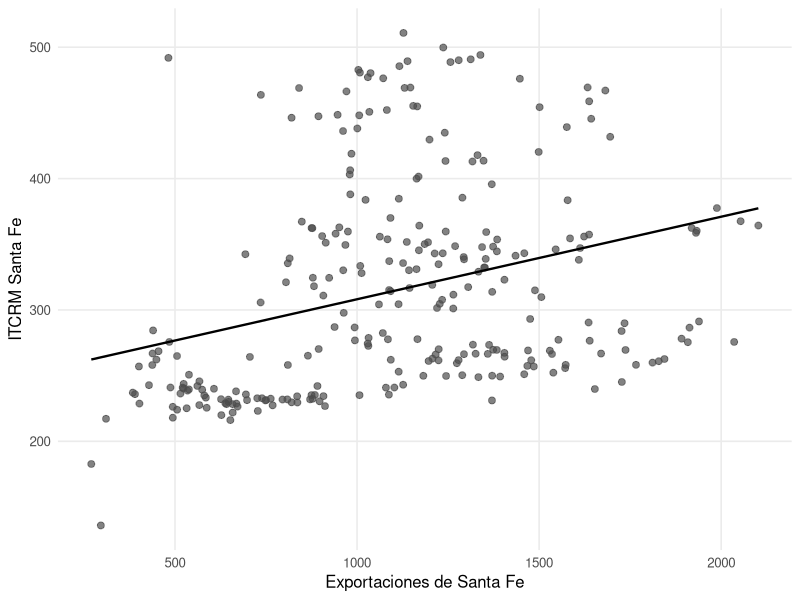
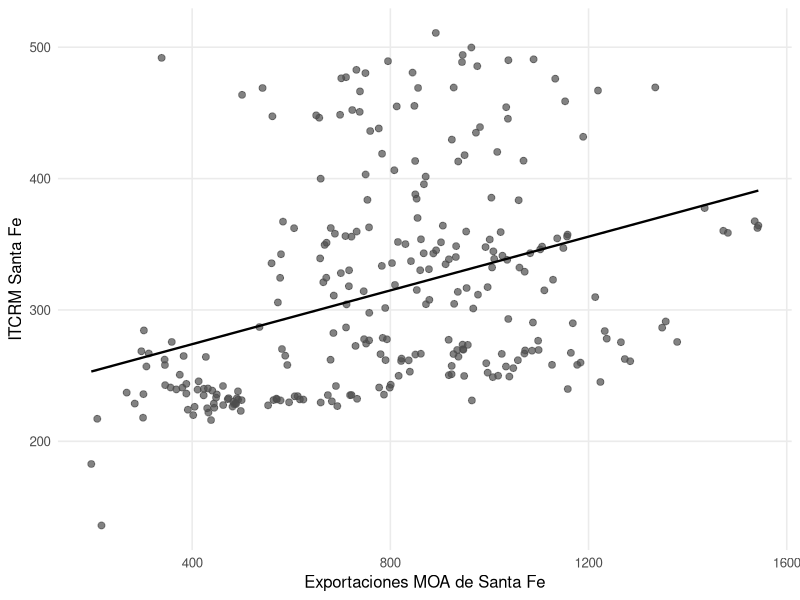
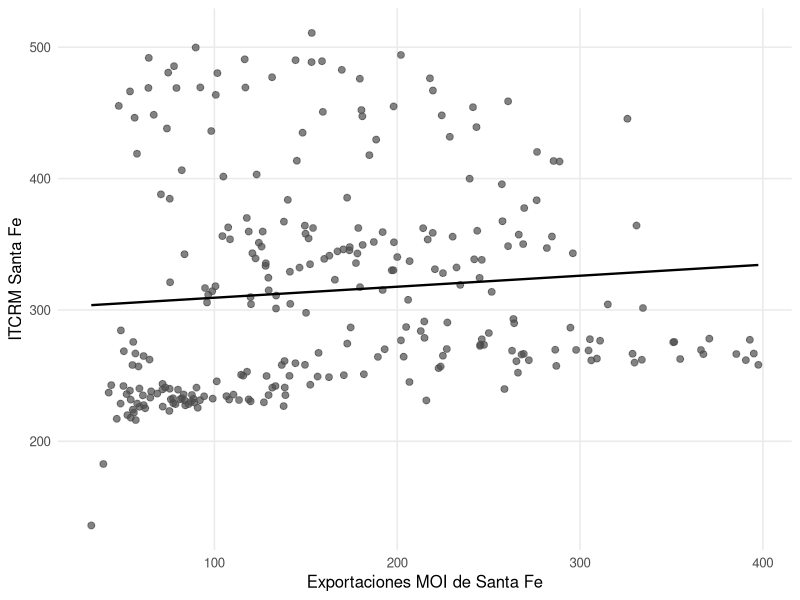
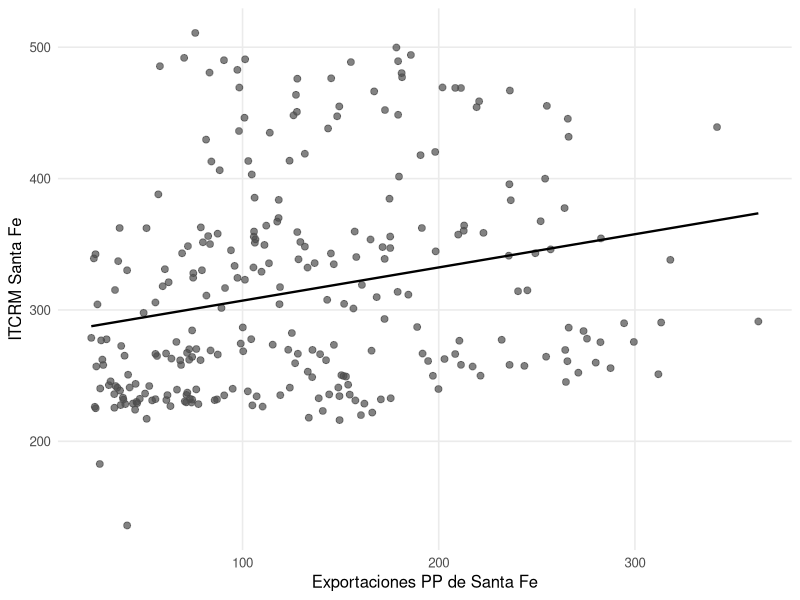

These charts were generated, in order, by the following R code:
#LIBRERIAS####
library(readxl)
library(dynlm)
library(ggplot2)
library(broom)
library(dplyr)
library(tidyr)
library(openxlsx)
#DATA ####
datos <- read_excel("data.xlsx",
                    sheet = "Sheet1",
                    range = "A3:W279")

attach(datos)
#DESCRIPTIVAS ####
## COEFICIENTES DE CORRELACION ####
### X_ARG VS ITCRM_ARG ####
cor(X_ARG    , ITCRM_ARG)
cor(X_PP_ARG , ITCRM_ARG)
cor(X_MOA_ARG, ITCRM_ARG)
cor(X_MOI_ARG, ITCRM_ARG)
cor(X_CYE_ARG, ITCRM_ARG)

### X_SFE VS ITCRM_ARG ####
cor(X_SFE     , ITCRM_ARG)
cor(X_PP_SFE  , ITCRM_ARG)
cor(X_MOA_SFE , ITCRM_ARG)
cor(X_MOI_SFE , ITCRM_ARG)
cor(X_CYE_SFE , ITCRM_ARG)

### X_SFE VS ITCRM_SFE ####
cor(X_SFE     , ITCRM_SFE)
cor(X_PP_SFE  , ITCRM_SFE)
cor(X_MOA_SFE , ITCRM_SFE)
cor(X_MOI_SFE , ITCRM_SFE)
cor(X_CYE_SFE , ITCRM_SFE)















## GRAFICOS DE DISPERSION ####
scatter_plot <- function(data, x_var, y_var, x_lab, y_lab) {
  
  ggplot(data, aes(x = {{ x_var }}, y = {{ y_var }})) +
    geom_point(
      color = "grey30",
      size = 2,
      alpha = 0.7
    ) +
    geom_smooth(
      method = "lm",
      se = FALSE,
      color = "black",
      linewidth = 0.8
    ) +
    labs(
      x = x_lab,
      y = y_lab
    ) +
    theme_minimal(base_size = 12) +
    theme(
      panel.grid.minor = element_blank()
    )
}

### X_SFE vs ITCRM_SFE ####
scatter_plot(
  data  = datos,
  x_var = X_SFE,      
  y_var = ITCRM_SFE,
  x_lab = "Exportaciones de Santa Fe",
  y_lab = "ITCRM Santa Fe"
)

scatter_plot(
  data  = datos,
  x_var = X_MOA_SFE,      
  y_var = ITCRM_SFE,
  x_lab = "Exportaciones MOA de Santa Fe",
  y_lab = "ITCRM Santa Fe"
)

scatter_plot(
  data  = datos,
  x_var = X_MOI_SFE,      
  y_var = ITCRM_SFE,
  x_lab = "Exportaciones MOI de Santa Fe",
  y_lab = "ITCRM Santa Fe"
)

scatter_plot(
  data  = datos,
  x_var = X_PP_SFE,      
  y_var = ITCRM_SFE,
  x_lab = "Exportaciones PP de Santa Fe",
  y_lab = "ITCRM Santa Fe"
)
# MODELOS SIMPLES ####
## X_ARG VS ITCRM_ARG ####
reg_X_ARG_ITCRM_ARG     <- lm(log(X_ARG)     ~ log(ITCRM_ARG))
reg_X_PP_ARG_ITCRM_ARG  <- lm(log(X_PP_ARG)  ~ log(ITCRM_ARG))
reg_X_MOA_ARG_ITCRM_ARG <- lm(log(X_MOA_ARG) ~ log(ITCRM_ARG))
reg_X_MOI_ARG_ITCRM_ARG <- lm(log(X_MOI_ARG) ~ log(ITCRM_ARG))
reg_X_CYE_ARG_ITCRM_ARG <- lm(log(X_CYE_ARG) ~ log(ITCRM_ARG))

summary(reg_X_ARG_ITCRM_ARG)
summary(reg_X_PP_ARG_ITCRM_ARG)
summary(reg_X_MOA_ARG_ITCRM_ARG)
summary(reg_X_MOI_ARG_ITCRM_ARG)
summary(reg_X_CYE_ARG_ITCRM_ARG)

## X_SFE VS ITCRM_SFE ####
reg_X_SFE_ITCRM_ARG     <- lm(log(X_SFE)     ~ log(ITCRM_ARG))
reg_X_PP_SFE_ITCRM_ARG  <- lm(log(X_PP_SFE)  ~ log(ITCRM_ARG))
reg_X_MOA_SFE_ITCRM_ARG <- lm(log(X_MOA_SFE) ~ log(ITCRM_ARG))
reg_X_MOI_SFE_ITCRM_ARG <- lm(log(X_MOI_SFE) ~ log(ITCRM_ARG))
reg_X_CYE_SFE_ITCRM_ARG <- lm(log(X_CYE_SFE) ~ log(ITCRM_ARG))

summary(reg_X_SFE_ITCRM_ARG)
summary(reg_X_PP_SFE_ITCRM_ARG)
summary(reg_X_MOA_SFE_ITCRM_ARG)
summary(reg_X_MOI_SFE_ITCRM_ARG)
summary(reg_X_CYE_SFE_ITCRM_ARG)

## X_SFE VS ITCRM_SFE ####
reg_X_SFE_ITCRM_SFE     <- lm(log(X_SFE)     ~ log(ITCRM_SFE))
reg_X_PP_SFE_ITCRM_SFE  <- lm(log(X_PP_SFE)  ~ log(ITCRM_SFE))
reg_X_MOA_SFE_ITCRM_SFE <- lm(log(X_MOA_SFE) ~ log(ITCRM_SFE))
reg_X_MOI_SFE_ITCRM_SFE <- lm(log(X_MOI_SFE) ~ log(ITCRM_SFE))
reg_X_CYE_SFE_ITCRM_SFE <- lm(log(X_CYE_SFE) ~ log(ITCRM_SFE))

summary(reg_X_SFE_ITCRM_SFE)
summary(reg_X_PP_SFE_ITCRM_SFE)
summary(reg_X_MOA_SFE_ITCRM_SFE)
summary(reg_X_MOI_SFE_ITCRM_SFE)
summary(reg_X_CYE_SFE_ITCRM_SFE)

# MODELO MULTIPLES ####
## X_ARG VS ITCRM_ARG + GEBC####
reg_X_ARG_ITCRM_ARG_GEBC     <- lm(log(X_ARG)     ~ log(ITCRM_ARG) + log(GEBC))
reg_X_PP_ARG_ITCRM_ARG_GEBC  <- lm(log(X_PP_ARG)  ~ log(ITCRM_ARG) + log(GEBC))
reg_X_MOA_ARG_ITCRM_ARG_GEBC <- lm(log(X_MOA_ARG) ~ log(ITCRM_ARG) + log(GEBC))
reg_X_MOI_ARG_ITCRM_ARG_GEBC <- lm(log(X_MOI_ARG) ~ log(ITCRM_ARG) + log(GEBC))
reg_X_CYE_ARG_ITCRM_ARG_GEBC <- lm(log(X_CYE_ARG) ~ log(ITCRM_ARG) + log(GEBC))

summary(reg_X_ARG_ITCRM_ARG_GEBC)
summary(reg_X_PP_ARG_ITCRM_ARG_GEBC)
summary(reg_X_MOA_ARG_ITCRM_ARG_GEBC)
summary(reg_X_MOI_ARG_ITCRM_ARG_GEBC)
summary(reg_X_CYE_ARG_ITCRM_ARG_GEBC)

## X_SFE VS ITCRM_ARG + GEBC####
reg_X_SFE_ITCRM_ARG_GEBC     <- lm(log(X_SFE)     ~ log(ITCRM_ARG) + log(GEBC))
reg_X_PP_SFE_ITCRM_ARG_GEBC  <- lm(log(X_PP_SFE)  ~ log(ITCRM_ARG) + log(GEBC))
reg_X_MOA_SFE_ITCRM_ARG_GEBC <- lm(log(X_MOA_SFE) ~ log(ITCRM_ARG) + log(GEBC))
reg_X_MOI_SFE_ITCRM_ARG_GEBC <- lm(log(X_MOI_SFE) ~ log(ITCRM_ARG) + log(GEBC))
reg_X_CYE_SFE_ITCRM_ARG_GEBC <- lm(log(X_CYE_SFE) ~ log(ITCRM_ARG) + log(GEBC))

summary(reg_X_SFE_ITCRM_ARG_GEBC)
summary(reg_X_PP_SFE_ITCRM_ARG_GEBC)
summary(reg_X_MOA_SFE_ITCRM_ARG_GEBC)
summary(reg_X_MOI_SFE_ITCRM_ARG_GEBC)
summary(reg_X_CYE_SFE_ITCRM_ARG_GEBC)

## X_SFE VS ITCRM_SFE + GEBC####
reg_X_SFE_ITCRM_SFE_GEBC     <- lm(log(X_SFE)     ~ log(ITCRM_SFE) + log(GEBC))
reg_X_PP_SFE_ITCRM_SFE_GEBC  <- lm(log(X_PP_SFE)  ~ log(ITCRM_SFE) + log(GEBC))
reg_X_MOA_SFE_ITCRM_SFE_GEBC <- lm(log(X_MOA_SFE) ~ log(ITCRM_SFE) + log(GEBC))
reg_X_MOI_SFE_ITCRM_SFE_GEBC <- lm(log(X_MOI_SFE) ~ log(ITCRM_SFE) + log(GEBC))
reg_X_CYE_SFE_ITCRM_SFE_GEBC <- lm(log(X_CYE_SFE) ~ log(ITCRM_SFE) + log(GEBC))

summary(reg_X_SFE_ITCRM_SFE_GEBC)
summary(reg_X_PP_SFE_ITCRM_SFE_GEBC)
summary(reg_X_MOA_SFE_ITCRM_SFE_GEBC)
summary(reg_X_MOI_SFE_ITCRM_SFE_GEBC)
summary(reg_X_CYE_SFE_ITCRM_SFE_GEBC)

## X_ARG VS ITCRM_ARG + API ####
reg_X_ARG_ITCRM_ARG_API     <- lm(log(X_ARG)     ~ log(ITCRM_ARG) + log(API))
reg_X_PP_ARG_ITCRM_ARG_API  <- lm(log(X_PP_ARG)  ~ log(ITCRM_ARG) + log(API))
reg_X_MOA_ARG_ITCRM_ARG_API <- lm(log(X_MOA_ARG) ~ log(ITCRM_ARG) + log(API))
reg_X_MOI_ARG_ITCRM_ARG_API <- lm(log(X_MOI_ARG) ~ log(ITCRM_ARG) + log(API))
reg_X_CYE_ARG_ITCRM_ARG_API <- lm(log(X_CYE_ARG) ~ log(ITCRM_ARG) + log(API))

summary(reg_X_ARG_ITCRM_ARG_API)
summary(reg_X_PP_ARG_ITCRM_ARG_API)
summary(reg_X_MOA_ARG_ITCRM_ARG_API)
summary(reg_X_MOI_ARG_ITCRM_ARG_API)
summary(reg_X_CYE_ARG_ITCRM_ARG_API)

## X_SFE VS ITCRM_ARG + API ####
reg_X_SFE_ITCRM_ARG_API     <- lm(log(X_SFE)     ~ log(ITCRM_ARG) + log(API))
reg_X_PP_SFE_ITCRM_ARG_API  <- lm(log(X_PP_SFE)  ~ log(ITCRM_ARG) + log(API))
reg_X_MOA_SFE_ITCRM_ARG_API <- lm(log(X_MOA_SFE) ~ log(ITCRM_ARG) + log(API))
reg_X_MOI_SFE_ITCRM_ARG_API <- lm(log(X_MOI_SFE) ~ log(ITCRM_ARG) + log(API))
reg_X_CYE_SFE_ITCRM_ARG_API <- lm(log(X_CYE_SFE) ~ log(ITCRM_ARG) + log(API))

summary(reg_X_SFE_ITCRM_ARG_API)
summary(reg_X_PP_SFE_ITCRM_ARG_API)
summary(reg_X_MOA_SFE_ITCRM_ARG_API)
summary(reg_X_MOI_SFE_ITCRM_ARG_API)
summary(reg_X_CYE_SFE_ITCRM_ARG_API)

## X_SFE VS ITCRM_SFE + API ####
reg_X_SFE_ITCRM_SFE_API     <- lm(log(X_SFE)     ~ log(ITCRM_SFE) + log(API))
reg_X_PP_SFE_ITCRM_SFE_API  <- lm(log(X_PP_SFE)  ~ log(ITCRM_SFE) + log(API))
reg_X_MOA_SFE_ITCRM_SFE_API <- lm(log(X_MOA_SFE) ~ log(ITCRM_SFE) + log(API))
reg_X_MOI_SFE_ITCRM_SFE_API <- lm(log(X_MOI_SFE) ~ log(ITCRM_SFE) + log(API))
reg_X_CYE_SFE_ITCRM_SFE_API <- lm(log(X_CYE_SFE) ~ log(ITCRM_SFE) + log(API))

summary(reg_X_SFE_ITCRM_SFE_API)
summary(reg_X_PP_SFE_ITCRM_SFE_API)
summary(reg_X_MOA_SFE_ITCRM_SFE_API)
summary(reg_X_MOI_SFE_ITCRM_SFE_API)
summary(reg_X_CYE_SFE_ITCRM_SFE_API)

## X_ARG VS ITCRM_ARG + GEBC + API ####
reg_X_ARG_ITCRM_ARG_G_E     <- lm(log(X_ARG)     ~ log(ITCRM_ARG) + log(GEBC) + log(API))
reg_X_PP_ARG_ITCRM_ARG_G_E  <- lm(log(X_PP_ARG)  ~ log(ITCRM_ARG) + log(GEBC) + log(API))
reg_X_MOA_ARG_ITCRM_ARG_G_E <- lm(log(X_MOA_ARG) ~ log(ITCRM_ARG) + log(GEBC) + log(API))
reg_X_MOI_ARG_ITCRM_ARG_G_E <- lm(log(X_MOI_ARG) ~ log(ITCRM_ARG) + log(GEBC) + log(API))
reg_X_CYE_ARG_ITCRM_ARG_G_E <- lm(log(X_CYE_ARG) ~ log(ITCRM_ARG) + log(GEBC) + log(API))

summary(reg_X_ARG_ITCRM_ARG_G_E)
summary(reg_X_PP_ARG_ITCRM_ARG_G_E)
summary(reg_X_MOA_ARG_ITCRM_ARG_G_E)
summary(reg_X_MOI_ARG_ITCRM_ARG_G_E)
summary(reg_X_CYE_ARG_ITCRM_ARG_G_E)

## X_SFE VS ITCRM_ARG + GEBC + API ####
reg_X_SFE_ITCRM_ARG_G_E     <- lm(log(X_SFE)     ~ log(ITCRM_ARG) + log(GEBC) + log(API))
reg_X_PP_SFE_ITCRM_ARG_G_E  <- lm(log(X_PP_SFE)  ~ log(ITCRM_ARG) + log(GEBC) + log(API))
reg_X_MOA_SFE_ITCRM_ARG_G_E <- lm(log(X_MOA_SFE) ~ log(ITCRM_ARG) + log(GEBC) + log(API))
reg_X_MOI_SFE_ITCRM_ARG_G_E <- lm(log(X_MOI_SFE) ~ log(ITCRM_ARG) + log(GEBC) + log(API))
reg_X_CYE_SFE_ITCRM_ARG_G_E <- lm(log(X_CYE_SFE) ~ log(ITCRM_ARG) + log(GEBC) + log(API))

summary(reg_X_SFE_ITCRM_ARG_G_E)
summary(reg_X_PP_SFE_ITCRM_ARG_G_E)
summary(reg_X_MOA_SFE_ITCRM_ARG_G_E)
summary(reg_X_MOI_SFE_ITCRM_ARG_G_E)
summary(reg_X_CYE_SFE_ITCRM_ARG_G_E)

## X_SFE VS ITCRM_SFE + GEBC + API ####
reg_X_SFE_ITCRM_SFE_G_E     <- lm(log(X_SFE)     ~ log(ITCRM_SFE) + log(GEBC) + log(API))
reg_X_PP_SFE_ITCRM_SFE_G_E  <- lm(log(X_PP_SFE)  ~ log(ITCRM_SFE) + log(GEBC) + log(API))
reg_X_MOA_SFE_ITCRM_SFE_G_E <- lm(log(X_MOA_SFE) ~ log(ITCRM_SFE) + log(GEBC) + log(API))
reg_X_MOI_SFE_ITCRM_SFE_G_E <- lm(log(X_MOI_SFE) ~ log(ITCRM_SFE) + log(GEBC) + log(API))
reg_X_CYE_SFE_ITCRM_SFE_G_E <- lm(log(X_CYE_SFE) ~ log(ITCRM_SFE) + log(GEBC) + log(API))

summary(reg_X_SFE_ITCRM_SFE_G_E)
summary(reg_X_PP_SFE_ITCRM_SFE_G_E)
summary(reg_X_MOA_SFE_ITCRM_SFE_G_E)
summary(reg_X_MOI_SFE_ITCRM_SFE_G_E)
summary(reg_X_CYE_SFE_ITCRM_SFE_G_E)

# TABLA DE MODELOS ####
## MODELOS PARA TOTAL DE EXPORTACIONES ####
modelos_X <- list(
  # === MODELOS SIMPLES X ===
  "ARG | ITCRM ARG"       = reg_X_ARG_ITCRM_ARG,
  "SFE | ITCRM ARG"       = reg_X_SFE_ITCRM_ARG,
  "SFE | ITCRM SFE"       = reg_X_SFE_ITCRM_SFE,
  
  # === MODELOS MULTIPLES X + GEBC ===
  "ARG | ITCRM ARG + GEBC"    = reg_X_ARG_ITCRM_ARG_GEBC,
  "SFE | ITCRM ARG + GEBC"    = reg_X_SFE_ITCRM_ARG_GEBC,
  "SFE | ITCRM SFE + GEBC"    = reg_X_SFE_ITCRM_SFE_GEBC,
  
  # === MODELOS MULTIPLES X + API ===
  "ARG | ITCRM ARG + API"    = reg_X_ARG_ITCRM_ARG_API,
  "SFE | ITCRM ARG + API"    = reg_X_SFE_ITCRM_ARG_API,
  "SFE | ITCRM SFE + API"    = reg_X_SFE_ITCRM_SFE_API,
  
  # === MODELOS MULTIPLES X + GEBC + API ===
  "ARG | ITCRM ARG + GEBC + API"    = reg_X_ARG_ITCRM_ARG_G_E,
  "SFE | ITCRM ARG + GEBC + API"    = reg_X_SFE_ITCRM_ARG_G_E,
  "SFE | ITCRM SFE + GEBC + API"    = reg_X_SFE_ITCRM_SFE_G_E
  )

coef_tabla <- bind_rows(
  lapply(names(modelos_X), function(nm) {
    tidy(modelos_X[[nm]]) %>%
      mutate(
        modelo = nm,
        stars = case_when(
          p.value < 0.01 ~ "***",
          p.value < 0.05 ~ "**",
          p.value < 0.10 ~ "*",
          TRUE ~ ""
        ),
        coef = sprintf("%.3f%s", estimate, stars)
      ) %>%
      select(modelo, term, coef)
  })
)

tabla_reg <- coef_tabla %>%
  pivot_wider(
    names_from  = modelo,
    values_from = coef
  )

r2_adj <- tibble(
  term = "R² ajustado",
  !!!setNames(
    lapply(modelos_X, function(m)
      as.character(round(summary(m)$adj.r.squared, 3))
    ),
    names(modelos_X)
  )
)


tabla_final <- bind_rows(tabla_reg, r2_adj)

write.xlsx(
  tabla_final,
  file = "regresiones_X_completas.xlsx",
  overwrite = TRUE
)

## MODELOS PARA EXPORTACIONES MOA ####
modelos_X_MOA <- list(
  # === MODELOS SIMPLES X ===
  "ARG | ITCRM ARG"       = reg_X_MOA_ARG_ITCRM_ARG,
  "SFE | ITCRM ARG"       = reg_X_MOA_SFE_ITCRM_ARG,
  "SFE | ITCRM SFE"       = reg_X_MOA_SFE_ITCRM_SFE,
  
  # === MODELOS MULTIPLES X + GEBC ===
  "ARG | ITCRM ARG + GEBC"    = reg_X_MOA_ARG_ITCRM_ARG_GEBC,
  "SFE | ITCRM ARG + GEBC"    = reg_X_MOA_SFE_ITCRM_ARG_GEBC,
  "SFE | ITCRM SFE + GEBC"    = reg_X_MOA_SFE_ITCRM_SFE_GEBC,
  
  # === MODELOS MULTIPLES X + API ===
  "ARG | ITCRM ARG + API"    = reg_X_MOA_ARG_ITCRM_ARG_API,
  "SFE | ITCRM ARG + API"    = reg_X_MOA_SFE_ITCRM_ARG_API,
  "SFE | ITCRM SFE + API"    = reg_X_MOA_SFE_ITCRM_SFE_API,
  
  # === MODELOS MULTIPLES X + GEBC + API ===
  "ARG | ITCRM ARG + GEBC + API"    = reg_X_MOA_ARG_ITCRM_ARG_G_E,
  "SFE | ITCRM ARG + GEBC + API"    = reg_X_MOA_SFE_ITCRM_ARG_G_E,
  "SFE | ITCRM SFE + GEBC + API"    = reg_X_MOA_SFE_ITCRM_SFE_G_E
)

coef_tabla <- bind_rows(
  lapply(names(modelos_X_MOA), function(nm) {
    tidy(modelos_X_MOA[[nm]]) %>%
      mutate(
        modelo = nm,
        stars = case_when(
          p.value < 0.01 ~ "***",
          p.value < 0.05 ~ "**",
          p.value < 0.10 ~ "*",
          TRUE ~ ""
        ),
        coef = sprintf("%.3f%s", estimate, stars)
      ) %>%
      select(modelo, term, coef)
  })
)

tabla_reg <- coef_tabla %>%
  pivot_wider(
    names_from  = modelo,
    values_from = coef
  )

r2_adj <- tibble(
  term = "R² ajustado",
  !!!setNames(
    lapply(modelos_X_MOA, function(m)
      as.character(round(summary(m)$adj.r.squared, 3))
    ),
    names(modelos_X_MOA)
  )
)


tabla_final <- bind_rows(tabla_reg, r2_adj)

write.xlsx(
  tabla_final,
  file = "regresiones_X_MOA_completas.xlsx",
  overwrite = TRUE
)

## MODELOS PARA EXPORTACIONES MOI ####
modelos_X_MOI <- list(
  # === MODELOS SIMPLES X ===
  "ARG | ITCRM ARG"       = reg_X_MOI_ARG_ITCRM_ARG,
  "SFE | ITCRM ARG"       = reg_X_MOI_SFE_ITCRM_ARG,
  "SFE | ITCRM SFE"       = reg_X_MOI_SFE_ITCRM_SFE,
  
  # === MODELOS MULTIPLES X + GEBC ===
  "ARG | ITCRM ARG + GEBC"    = reg_X_MOI_ARG_ITCRM_ARG_GEBC,
  "SFE | ITCRM ARG + GEBC"    = reg_X_MOI_SFE_ITCRM_ARG_GEBC,
  "SFE | ITCRM SFE + GEBC"    = reg_X_MOI_SFE_ITCRM_SFE_GEBC,
  
  # === MODELOS MULTIPLES X + API ===
  "ARG | ITCRM ARG + API"    = reg_X_MOI_ARG_ITCRM_ARG_API,
  "SFE | ITCRM ARG + API"    = reg_X_MOI_SFE_ITCRM_ARG_API,
  "SFE | ITCRM SFE + API"    = reg_X_MOI_SFE_ITCRM_SFE_API,
  
  # === MODELOS MULTIPLES X + GEBC + API ===
  "ARG | ITCRM ARG + GEBC + API"    = reg_X_MOI_ARG_ITCRM_ARG_G_E,
  "SFE | ITCRM ARG + GEBC + API"    = reg_X_MOI_SFE_ITCRM_ARG_G_E,
  "SFE | ITCRM SFE + GEBC + API"    = reg_X_MOI_SFE_ITCRM_SFE_G_E
)

coef_tabla <- bind_rows(
  lapply(names(modelos_X_MOI), function(nm) {
    tidy(modelos_X_MOI[[nm]]) %>%
      mutate(
        modelo = nm,
        stars = case_when(
          p.value < 0.01 ~ "***",
          p.value < 0.05 ~ "**",
          p.value < 0.10 ~ "*",
          TRUE ~ ""
        ),
        coef = sprintf("%.3f%s", estimate, stars)
      ) %>%
      select(modelo, term, coef)
  })
)

tabla_reg <- coef_tabla %>%
  pivot_wider(
    names_from  = modelo,
    values_from = coef
  )

r2_adj <- tibble(
  term = "R² ajustado",
  !!!setNames(
    lapply(modelos_X_MOI, function(m)
      as.character(round(summary(m)$adj.r.squared, 3))
    ),
    names(modelos_X_MOI)
  )
)


tabla_final <- bind_rows(tabla_reg, r2_adj)

write.xlsx(
  tabla_final,
  file = "regresiones_X_MOI_completas.xlsx",
  overwrite = TRUE
)
